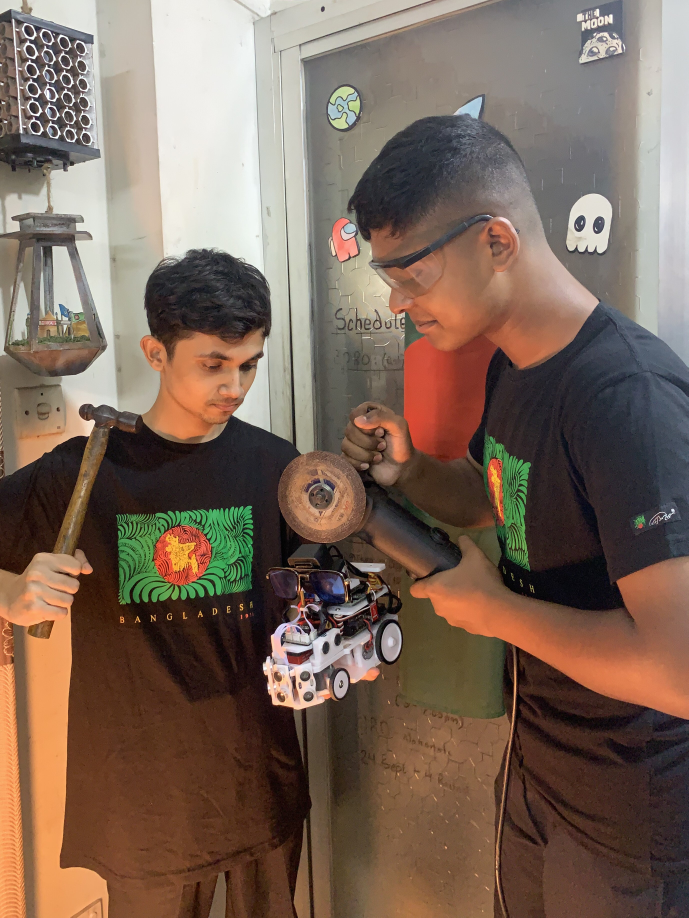
#> input picture t-photos/Funny photo.JPG, 2753 x 3670 px, given in place of the camera (shown at 1/4 size)
$ python HSV_RangeFinder.py
#> lines starting #> are read from the running program, lines starting #| are printed output that depends on the picture
import cv2
import numpy as np
import json

threshold = 15
frst = True

def on_trackbar(val):
    pass

def clamp(_num, min_value = 0, max_value = 255):
    return max(min(_num, max_value), min_value)

# [54 lines left out: functions saveVal, loadVal, setSliders, on_mouse_click, not called in this run]
#[75, 15, 111] [96, 255, 223]
# Create window and trackbars
cv2.namedWindow('range', cv2.WINDOW_NORMAL)
cv2.createTrackbar('Blur', 'range', 0, 10, on_trackbar)
cv2.createTrackbar('H min', 'range', 0, 179, on_trackbar)
cv2.createTrackbar('H max', 'range', 0, 179, on_trackbar)
cv2.createTrackbar('S min', 'range', 0, 255, on_trackbar)
cv2.createTrackbar('S max', 'range', 0, 255, on_trackbar)
cv2.createTrackbar('V min', 'range', 0, 255, on_trackbar)
cv2.createTrackbar('V max', 'range', 0, 255, on_trackbar)
cv2.createTrackbar('Minimum Area', 'range', 50, 1000, on_trackbar)
cv2.createTrackbar('Threshold', 'range', 0, 128, on_trackbar)
cv2.setTrackbarPos('Threshold', 'range', threshold)
cv2.setTrackbarPos('Blur', 'range', 5)
cv2.setTrackbarPos('Minimum Area', 'range', 500)

flip=0
dispW=640
dispH=480
camSet='nvarguscamerasrc wbmode=0 !  video/x-raw(memory:NVMM), width='+str(dispW*2)+', height='+str(dispH*2)+', format=NV12, framerate=30/1 ! nvvidconv flip-method='+str(flip)+' ! video/x-raw, width='+str(dispW*2)+', height='+str(dispH*2)+', format=BGRx ! videoconvert ! video/x-raw, format=BGR ! appsink'
cap = cv2.VideoCapture(0, cv2.CAP_V4L)
#cap = cv2.VideoCapture(camSet)

font=cv2.FONT_HERSHEY_SIMPLEX

def makeMask(_hsv, rngMin, rngMax):
    lower_range = np.array(rngMin)
    upper_range = np.array(rngMax)

    mask = None
    if(rngMin[0] < rngMax[0]):
        mask = cv2.inRange(_hsv, lower_range, upper_range)
    else:
        mask = cv2.inRange(_hsv, np.array([0, rngMin[1], rngMin[2]]), upper_range)
        mask2 = cv2.inRange(_hsv, lower_range, np.array([180, rngMax[1], rngMax[2]]))

        mask = mask + mask2

    cnt, hierarchy = cv2.findContours(mask, cv2.RETR_EXTERNAL, cv2.CHAIN_APPROX_SIMPLE)[-2:]

    return cnt, mask

def getObjs(_frame, _cnt, colName, areaThr):
    objList = []

    for cont in _cnt:
        if( cv2.contourArea(cont) > areaThr ):
            x,y,w,h = cv2.boundingRect(cont)
            rct = cv2.minAreaRect(cont)
            rBnd = np.int0(cv2.boxPoints(rct))
            cv2.rectangle(_frame, (x, y), (x+w, y+h), (0, 255, 255), 2)
            cv2.drawContours(_frame, [rBnd], -1, (255,0,0),2)

            pX, pY, sWA, sWB = int(rct[0][0]), int(rct[0][1]), int(rct[1][0]), int(rct[1][1])

            sW = min(sWA, sWB)
            if( (w*h)/(sWA*sWB) < 1.25 ):
                sW = w
            cv2.circle(_frame, (int(rct[0][0]), int(rct[0][1])), 5, (255, 0, 0), -1)

            cv2.putText(_frame,f"{pX} | {sW} | {rct[2]}",(pX, pY), font, .5,(255,0,0),2)

            objList.append({
                "color": colName,
                "pos": pX,
                "dist": 2141 / sW
            })

    objList.sort(key=lambda d:d["dist"])

    return objList

while True:
    # Read frame from camera
    ret, frame = cap.read()
#> frame is the input picture: shape (3670, 2753, 3); mean B, G, R 88.8, 102.5, 122.9
    frame = cv2.resize(frame, (dispW, dispH))
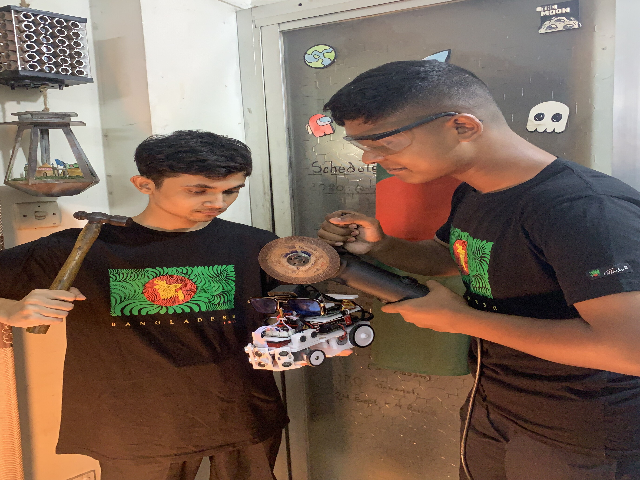
#> frame: shape (480, 640, 3); mean B, G, R 88.7, 102.4, 122.8
    blr = cv2.getTrackbarPos('Blur', 'range')
    blr2 = blr if(blr%2 == 1) else blr+1
    if(blr > 0): frame = cv2.GaussianBlur(frame, (blr2,blr2), cv2.BORDER_DEFAULT)
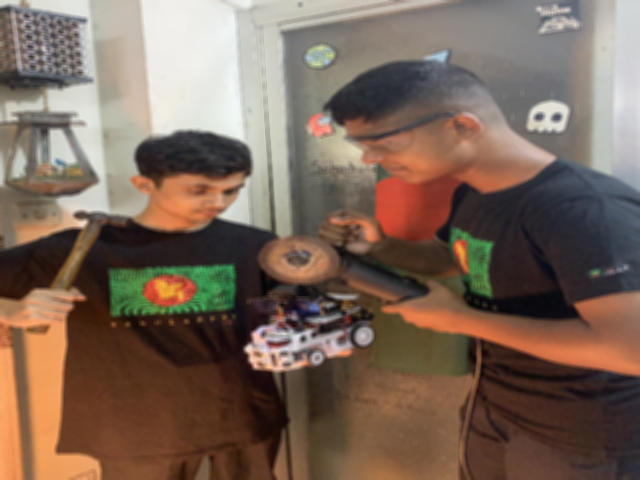
#> frame: shape (480, 640, 3); mean B, G, R 88.7, 102.4, 122.8
    # Get trackbar values
    h_min = cv2.getTrackbarPos('H min', 'range')
    h_max = cv2.getTrackbarPos('H max', 'range')
    s_min = cv2.getTrackbarPos('S min', 'range')
    s_max = cv2.getTrackbarPos('S max', 'range')
    v_min = cv2.getTrackbarPos('V min', 'range')
    v_max = cv2.getTrackbarPos('V max', 'range')
    threshold = cv2.getTrackbarPos('Threshold', 'range')

    # Convert frame to HSL
    hsv = cv2.cvtColor(frame, cv2.COLOR_BGR2HSV)
#> hsv: shape (480, 640, 3); mean H, S, V 40, 84.2, 125.2

    cnt, mask = makeMask(hsv, [h_min, s_min, v_min], [h_max, s_max, v_max])
#> in makeMask, `mask = cv2.inRange(_hsv, np.array([0, rngMin[1], rngMin[2]]), upper_ra..`: mask: shape (480, 640); every value is 0
#> in makeMask, `cnt, hierarchy = cv2.findContours(mask, cv2.RETR_EXTERNAL, cv2.CHAIN_A..`: cnt = []
#> cnt = []

    # Apply mask to original frame
    masked_frame = cv2.bitwise_and(frame, frame, mask=mask)
#> masked_frame: shape (480, 640, 3); every value is 0

    cv2.drawContours(masked_frame, cnt, -1, (0,255,255),2)

    objectS = getObjs(frame, cnt, "R", cv2.getTrackbarPos('Minimum Area', 'range'))
#> objectS = []
    print(objectS)

    # Display mask and masked frame
    cv2.imshow('original', frame)
    cv2.imshow('mask', mask)
    cv2.imshow('masked frame', masked_frame)

    # Set mouse callback
    cv2.setMouseCallback('original', on_mouse_click)

    pressedKey = cv2.waitKey(1) & 0xFF
#> (key q is pressed here)
    if pressedKey ==  ord('s'):
        print(f"lower = [{h_min}, {s_min}, {v_min}]")
        print(f"upper = [{h_max}, {s_max}, {v_max}]")
        rng = [[h_min, s_min, v_min], [h_max, s_max, v_max]]
        saveVal(rng)
    if pressedKey ==  ord('l'):
        loadVal()
    # Exit on key press
    if pressedKey ==  ord('q'):
        break

# Clean up
cap.release()
cv2.destroyAllWindows()

$ run again, on t-photos/Serious photo.JPG
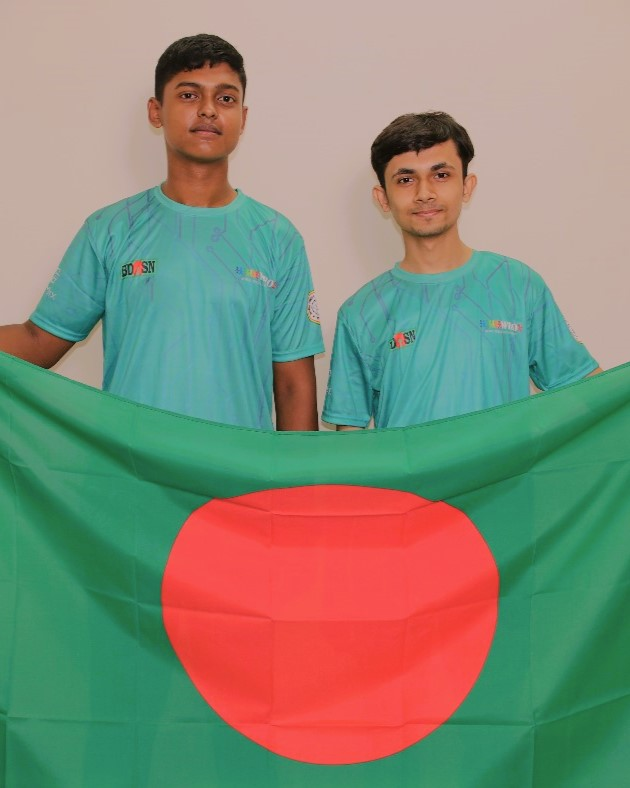
#> input picture t-photos/Serious photo.JPG, 630 x 788 px, given in place of the camera
#> frame is the input picture: shape (788, 630, 3); mean B, G, R 119.1, 138.2, 131.8
#> `frame = cv2.resize(frame, (dispW, dispH))`:
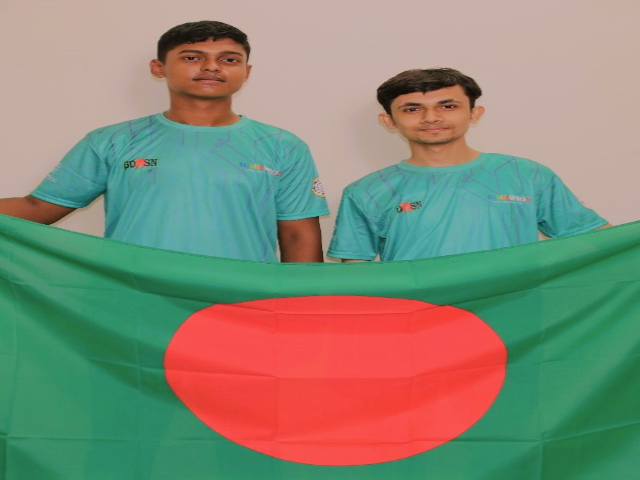
#> frame: shape (480, 640, 3); mean B, G, R 119, 138.1, 131.7
#> hsv: shape (480, 640, 3); mean H, S, V 43.2, 123.2, 173.7
#> mask: shape (480, 640); every value is 0
#> in makeMask, `cnt, hierarchy = cv2.findContours(mask, cv2.RETR_EXTERNAL, cv2.CHAIN_A..`: cnt = []
#> masked_frame: shape (480, 640, 3); every value is 0

$ run again, on t-photos/Working photo.JPG
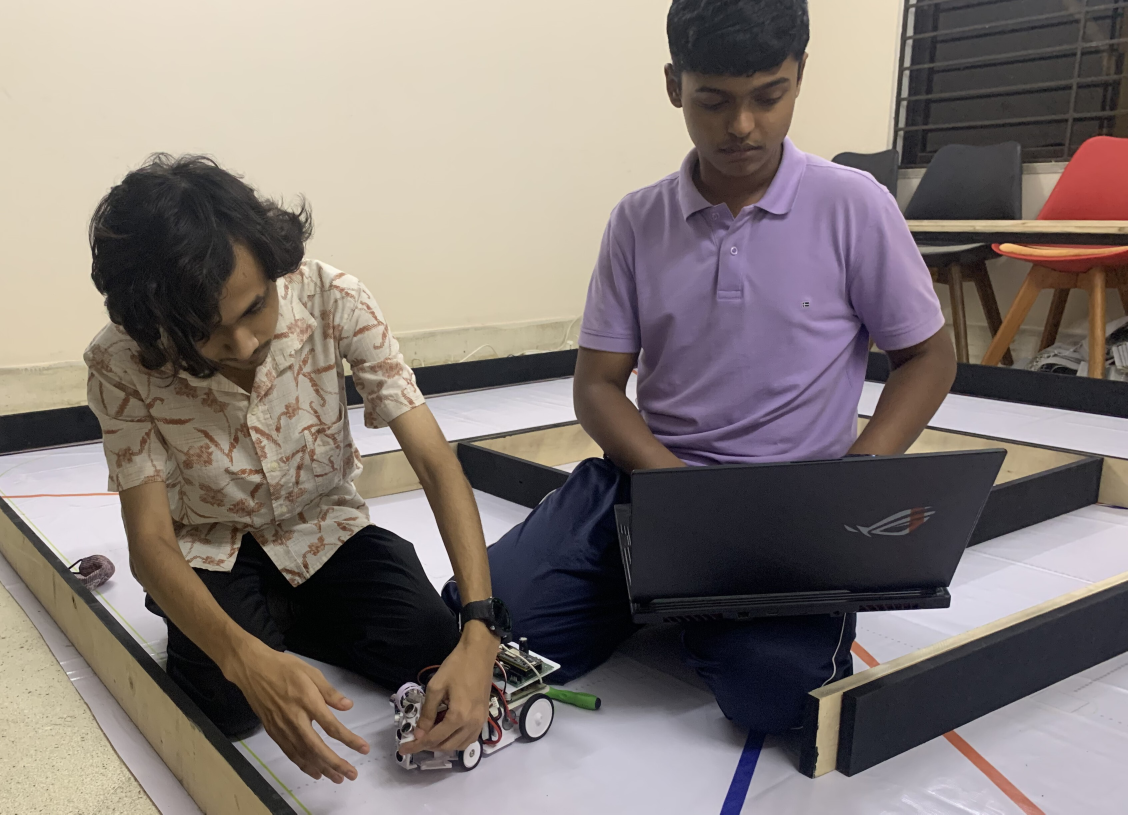
#> input picture t-photos/Working photo.JPG, 3383 x 2443 px, given in place of the camera (shown at 1/3 size)
#> frame is the input picture: shape (2443, 3383, 3); mean B, G, R 117.1, 121.2, 130.9
#> `frame = cv2.resize(frame, (dispW, dispH))`:
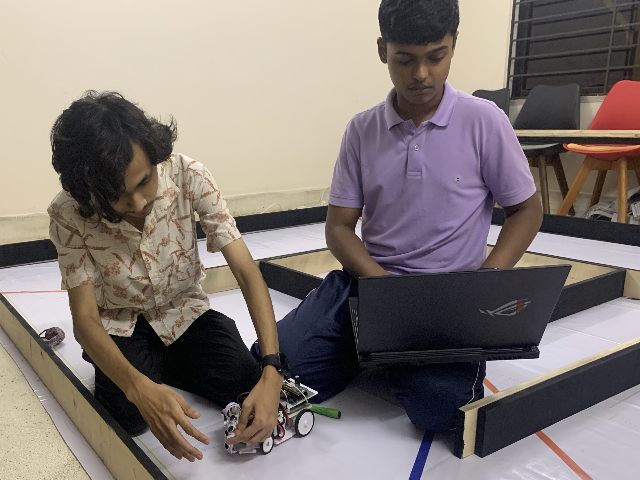
#> frame: shape (480, 640, 3); mean B, G, R 117, 121.1, 130.8
#> `if(blr > 0): frame = cv2.GaussianBlur(frame, (blr2,blr2), cv2.BORDER_D..`:
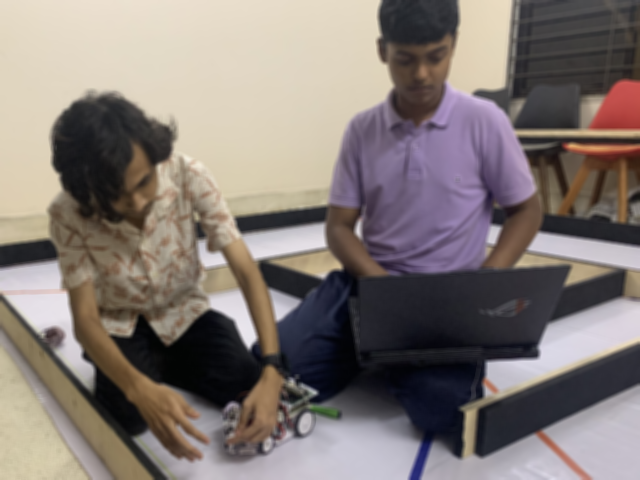
#> frame: shape (480, 640, 3); mean B, G, R 117, 121.1, 130.8
#> hsv: shape (480, 640, 3); mean H, S, V 68.5, 51.3, 134.6
#> mask: shape (480, 640); every value is 0
#> in makeMask, `cnt, hierarchy = cv2.findContours(mask, cv2.RETR_EXTERNAL, cv2.CHAIN_A..`: cnt = []
#> masked_frame: shape (480, 640, 3); every value is 0
